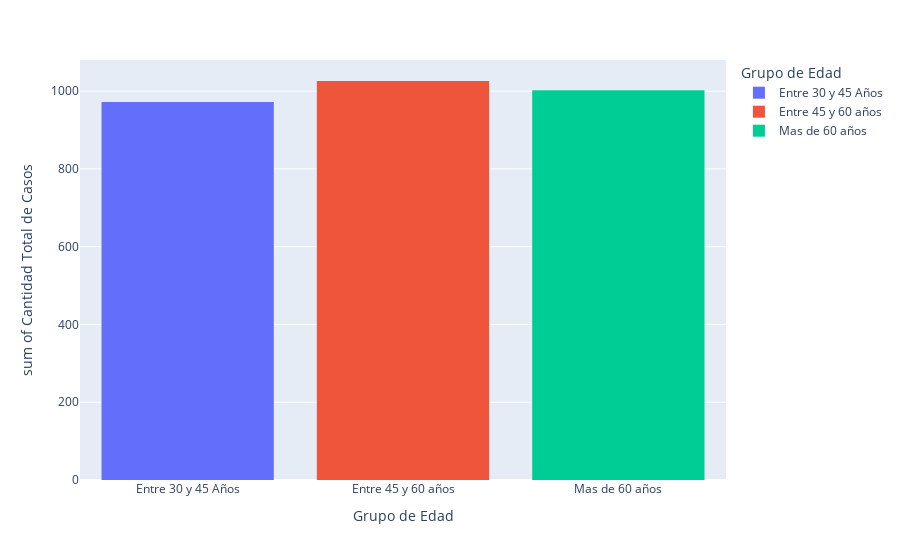

The notebook cell this image was saved under:
### Code cell
edad_30_47 = data[(data['AGE'] >= 30) & (data['AGE'] < 47)] & (data['SMOKING'] == 1) & (data['LUNG_CANCER'] == 1)
edad_47_64 = data[(data['AGE'] >= 47) & (data['AGE'] < 64)] & (data['SMOKING'] == 1) & (data['LUNG_CANCER'] == 1)
edad_64_81 = data[(data['AGE'] >= 64) & (data['AGE'] < 82)] & (data['SMOKING'] == 1) & (data['LUNG_CANCER'] == 1)
totals_data = {'Grupo de Edad': ['Entre 30 y 45 Años', 'Entre 45 y 60 años', 'Mas de 60 años'],
               'Cantidad Total de Casos': [len(edad_30_47), len(edad_47_64), len(edad_64_81)]}

totals_df = pd.DataFrame(data=totals_data)

fig = px.histogram(totals_df, x='Grupo de Edad', y='Cantidad Total de Casos', color='Grupo de Edad', 
             labels={'Cantidad Total de Casos': 'Cantidad Total de Casos'})

fig.show()

### Figure 1 — Plotly figure (JSON) as saved in the notebook; plotly's stock layout.template omitted (floating-point values rounded to 4 significant figures)
{"data": [{"alignmentgroup": "True", "bingroup": "x", "histfunc": "sum", "hovertemplate": "Grupo de Edad=%{x}<br>sum of Cantidad Total de Casos=%{y}<extra></extra>", "legendgroup": "Entre 30 y 45 Años", "marker": {"color": "#636efa", "pattern": {"shape": ""}}, "name": "Entre 30 y 45 Años", "offsetgroup": "Entre 30 y 45 Años", "orientation": "v", "showlegend": true, "type": "histogram", "x": ["Entre 30 y 45 Años"], "xaxis": "x", "y": [972], "yaxis": "y"}, {"alignmentgroup": "True", "bingroup": "x", "histfunc": "sum", "hovertemplate": "Grupo de Edad=%{x}<br>sum of Cantidad Total de Casos=%{y}<extra></extra>", "legendgroup": "Entre 45 y 60 años", "marker": {"color": "#EF553B", "pattern": {"shape": ""}}, "name": "Entre 45 y 60 años", "offsetgroup": "Entre 45 y 60 años", "orientation": "v", "showlegend": true, "type": "histogram", "x": ["Entre 45 y 60 años"], "xaxis": "x", "y": [1026], "yaxis": "y"}, {"alignmentgroup": "True", "bingroup": "x", "histfunc": "sum", "hovertemplate": "Grupo de Edad=%{x}<br>sum of Cantidad Total de Casos=%{y}<extra></extra>", "legendgroup": "Mas de 60 años", "marker": {"color": "#00cc96", "pattern": {"shape": ""}}, "name": "Mas de 60 años", "offsetgroup": "Mas de 60 años", "orientation": "v", "showlegend": true, "type": "histogram", "x": ["Mas de 60 años"], "xaxis": "x", "y": [1002], "yaxis": "y"}], "layout": {"barmode": "relative", "legend": {"title": {"text": "Grupo de Edad"}, "tracegroupgap": 0}, "margin": {"t": 60}, "xaxis": {"anchor": "y", "categoryarray": ["Entre 30 y 45 Años", "Entre 45 y 60 años", "Mas de 60 años"], "categoryorder": "array", "domain": [0, 1], "title": {"text": "Grupo de Edad"}}, "yaxis": {"anchor": "x", "domain": [0, 1], "title": {"text": "sum of Cantidad Total de Casos"}}}}
